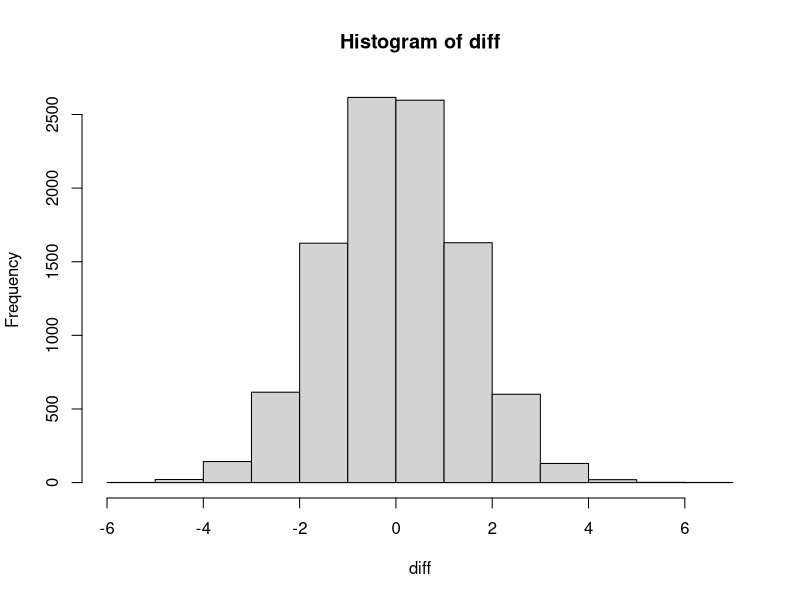

Generate this figure with R:
## ---- chunk 1
knitr::opts_chunk$set(echo = TRUE, warning=FALSE, message = FALSE, eval = FALSE)
## ---- chunk 2
counter<-c(0)

for(i in 10000)

sample1<- rnorm(10000,0,1)

sample2<- rnorm(10000,0,1)

diff<- sample1 - sample2
## ---- chunk 3
counter<-c(0)

for(i in 1:10000)
  sample1[i]<- rnorm(10000,0,1)
  sample2[i]<- rnorm(10000,0,1)
  diff[i]<- mean(sample1)-mean(sample2)

hist(diff)
